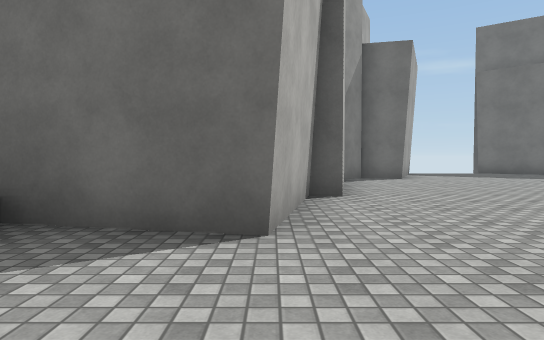
View 1 (above)

20 first-person views from a walk through a 3-D level made in the Unity game engine. The camera is 1.2 m above the floor, tilts 2° down and sees 75° across. The floor is counted in squares, 2 m on a side. Each view is taken from the middle of a square. On the plan, view 1 faces up. The plan holds only what a view shows up to about 10 squares ahead; the rest is blank. The place goes on beyond the plan. The player character is not drawn. Surface patterns are stand-ins for the level's own textures.

View 2
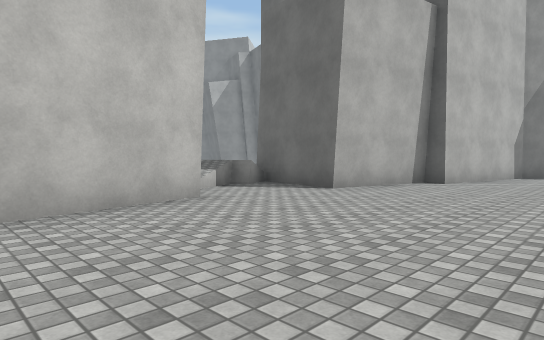

View 3
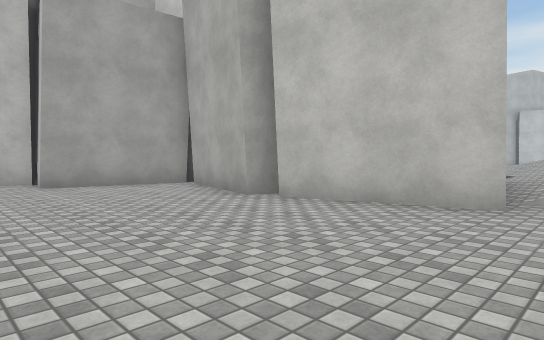

View 4
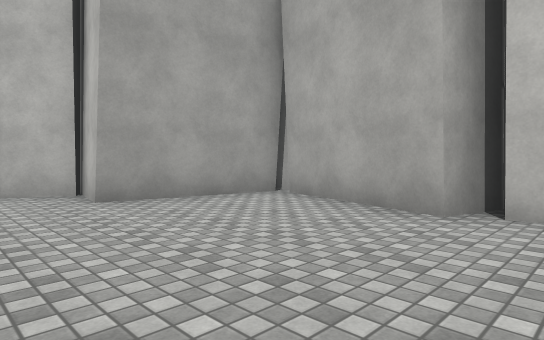

View 5
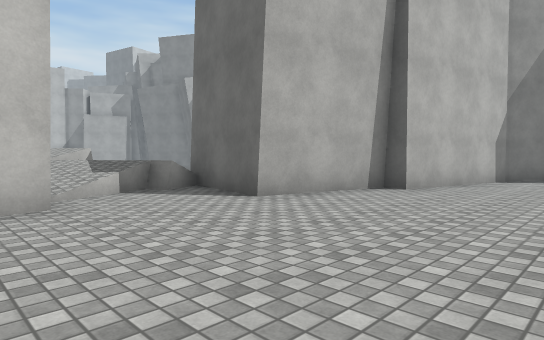

View 6
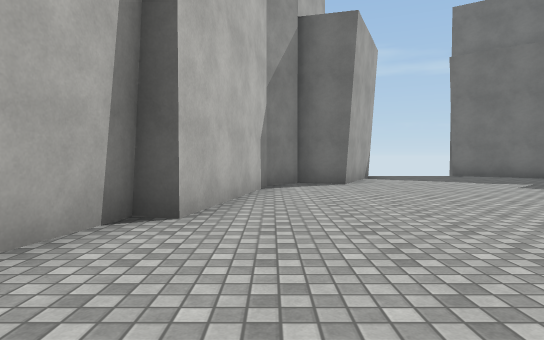

View 7
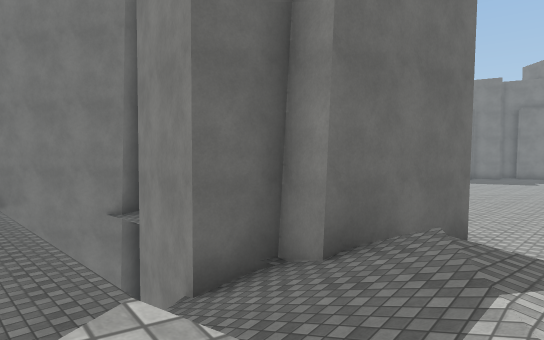

View 8
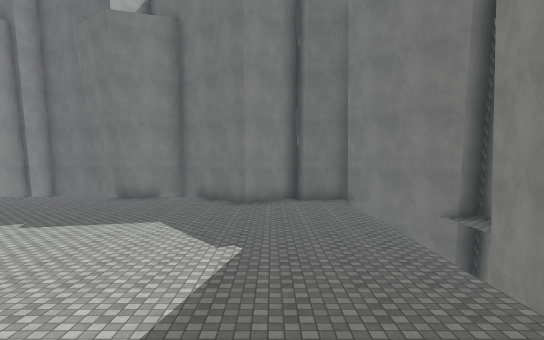

View 9
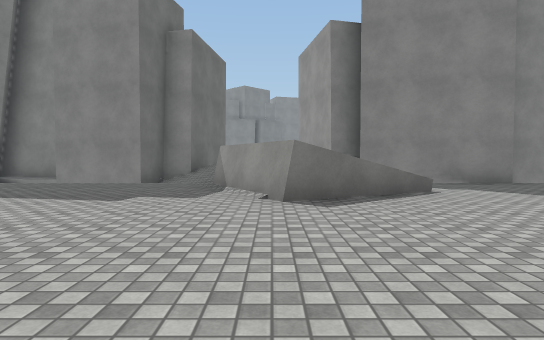

View 10
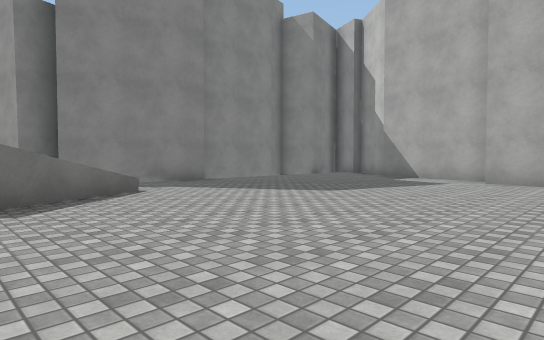

View 11
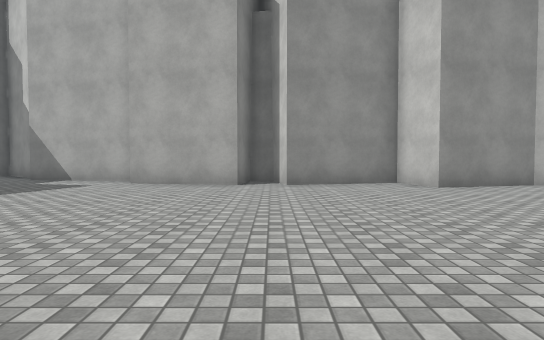

View 12
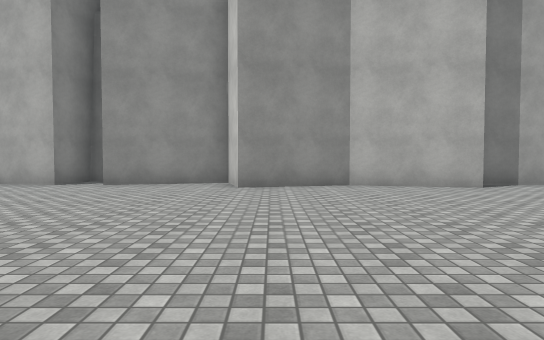

View 13
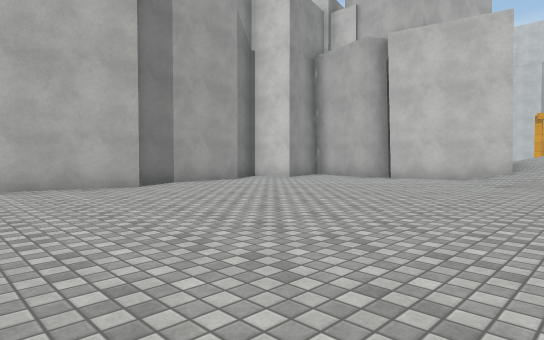

View 14
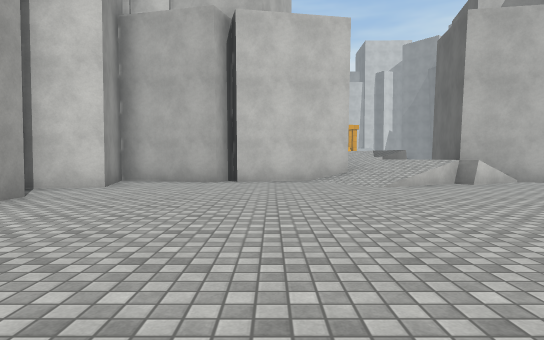

View 15
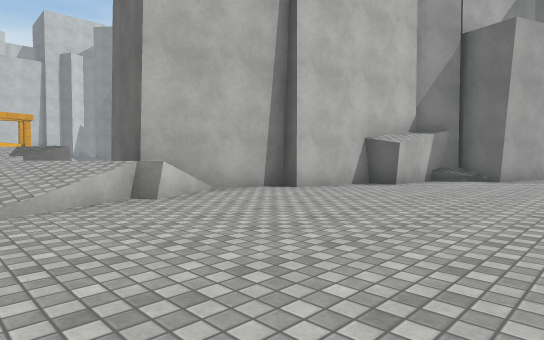

View 16
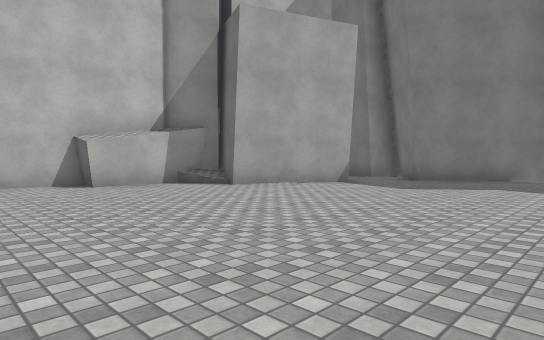

View 17
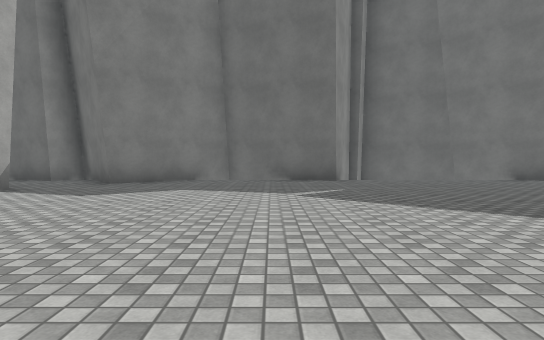

View 18
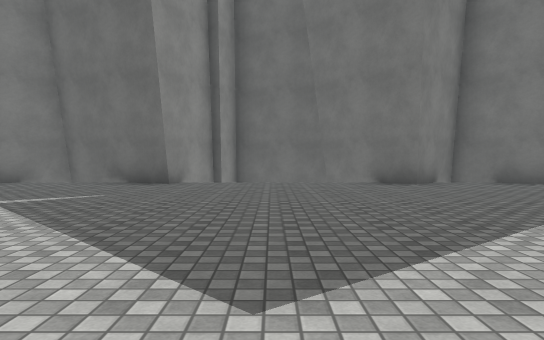

View 19
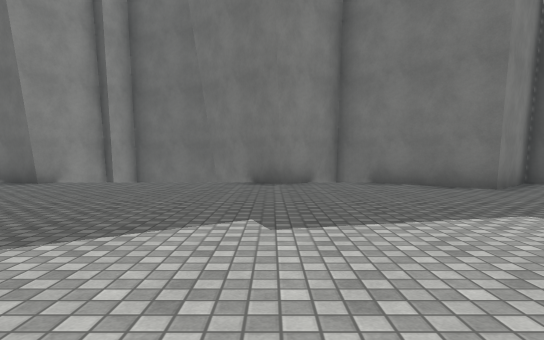

View 20
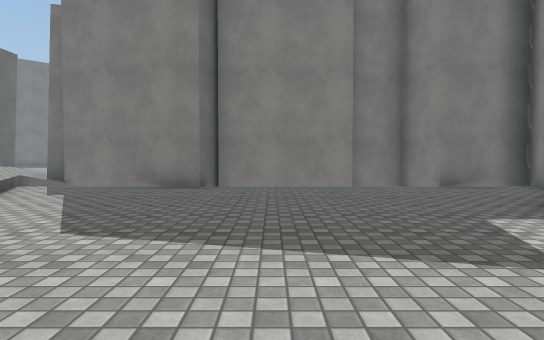

### Floor plan
Key: @ floor where view 1 was taken; # wall or solid block; . main floor; : floor 0.25 m higher than the main floor; / step, stairs or slope; = window, fence, low wall or low ledge; v drop or lower ground.
Columns run from 32 left of view 1 to 4 right of it. Each row starts with its distance up from view 1.
 14       ##########   #####
 13       ##.##...#.....#..####
 12        .................#.  #       #
 11         ....................#     ###
 10        ##...................# #  ##.#
  9      ###....................# #  #...
  8      #/#....................     #...
  7      #......................#    #...
  6     ##......................##  ##...
  5     #..........  .  . ......### #....
  4    ##.........        ....../.###....
  3    #..........       .......//###....
  2    #......          ......#////......
  1 v###=.....         .....#//=///......
  0 vv//=..........   ......///////#@....
 -1  ////........... ........///:###.....
 -2   #//..................../..## ##....
 -3   #.........................#  #.....
 -4   ##........................#  ##....
 -5   ##........................#  #.....
 -6    #........................#  #.....
 -7    #........................#  ####.
 -8    ###.#########.#.##.......##    #.
 -9      #         ########.....##    ##
-10                       ###...#
-11                            .#
-12                            ##

Positions as (right, up) in squares from view 1, and headings:
1: (0, 0), facing up
2: (4, -3), facing up-left
3: (4, 1), facing down-left
4: (4, -2), facing down-left
5: (4, -1), facing up-left
6: (2, 2), facing up
7: (-6, 1), facing up-right
8: (-7, 1), facing up
9: (-13, 1), facing right
10: (-13, 1), facing down-right
11: (-14, 0), facing down
12: (-18, 0), facing down
13: (-19, 0), facing down-left
14: (-20, -4), facing left
15: (-23, -2), facing up-left
16: (-19, 3), facing up-left
17: (-19, 4), facing up
18: (-15, 5), facing up
19: (-12, 5), facing up
20: (-12, -6), facing right
